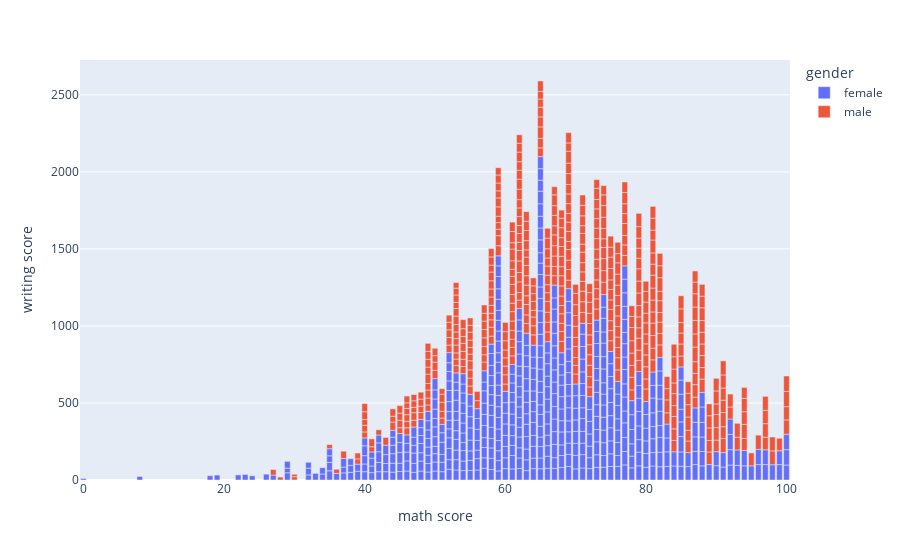

Write notebook code for a chart like this one.
### Markdown cell above
The graph shows a clear difference in scores between the male and female students. For the same math score, female students are more likely to have a higher writing score than male students. However, for the same writing score, male students are expected to have a higher math score than female students.

### Code cell
# Create a barplot and check who have secured more marks compare to male or female
fig = px.bar(df,x='math score',y='writing score',color='gender')
fig.show()

### Figure 1 — Plotly figure (JSON) as saved in the notebook; plotly's stock layout.template omitted (floating-point values rounded to 4 significant figures; data arrays with more than 128 entries replaced by an {"elided": "..."} marker saying what was removed)
{"data": [{"alignmentgroup": "True", "hovertemplate": "gender=female<br>math score=%{x}<br>writing score=%{y}<extra></extra>", "legendgroup": "female", "marker": {"color": "#636efa", "pattern": {"shape": ""}}, "name": "female", "offsetgroup": "female", "orientation": "v", "showlegend": true, "textposition": "auto", "type": "bar", "x": {"elided": "518 int values"}, "xaxis": "x", "y": {"elided": "518 int values"}, "yaxis": "y"}, {"alignmentgroup": "True", "hovertemplate": "gender=male<br>math score=%{x}<br>writing score=%{y}<extra></extra>", "legendgroup": "male", "marker": {"color": "#EF553B", "pattern": {"shape": ""}}, "name": "male", "offsetgroup": "male", "orientation": "v", "showlegend": true, "textposition": "auto", "type": "bar", "x": {"elided": "482 int values"}, "xaxis": "x", "y": {"elided": "482 int values"}, "yaxis": "y"}], "layout": {"barmode": "relative", "legend": {"title": {"text": "gender"}, "tracegroupgap": 0}, "margin": {"t": 60}, "xaxis": {"anchor": "y", "domain": [0, 1], "title": {"text": "math score"}}, "yaxis": {"anchor": "x", "domain": [0, 1], "title": {"text": "writing score"}}}}
